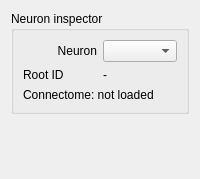
           <widget class="QWidget" name="inspectTab">
            <attribute name="icon">
             <iconset resource="drosofila.qrc">
              <normaloff>:/drosofila/images/inspection.png</normaloff>:/drosofila/images/inspection.png</iconset>
            </attribute>
            <attribute name="title">
             <string>Inspect</string>
            </attribute>
            <layout class="QVBoxLayout" name="inspectTabLayout">
             <item>
              <widget class="QGroupBox" name="neuronGB">
               <property name="title">
                <string>Neuron inspector</string>
               </property>
               <layout class="QGridLayout" name="neuronLayout">
                <item row="0" column="0">
                 <widget class="QLabel" name="neuronLB">
                  <property name="text">
                   <string>Neuron</string>
                  </property>
                  <property name="alignment">
                   <set>Qt::AlignRight|Qt::AlignTrailing|Qt::AlignVCenter</set>
                  </property>
                 </widget>
                </item>
                <item row="0" column="1">
                 <widget class="QComboBox" name="neuronCB"/>
                </item>
                <item row="1" column="0">
                 <widget class="QLabel" name="neuronIdLB">
                  <property name="text">
                   <string>Root ID</string>
                  </property>
                 </widget>
                </item>
                <item row="1" column="1">
                 <widget class="QLabel" name="neuronIdValueLB">
                  <property name="text">
                   <string>-</string>
                  </property>
                  <property name="textInteractionFlags">
                   <set>Qt::TextSelectableByMouse</set>
                  </property>
                 </widget>
                </item>
                <item row="2" column="0" colspan="2">
                 <widget class="QLabel" name="connectomeNeuronLB">
                  <property name="toolTip">
                   <string>Selected scene neuron matched by exact FlyWire root ID against the loaded connectome.</string>
                  </property>
                  <property name="text">
                   <string>Connectome: not loaded</string>
                  </property>
                  <property name="wordWrap">
                   <bool>true</bool>
                  </property>
                  <property name="textInteractionFlags">
                   <set>Qt::TextSelectableByMouse</set>
                  </property>
                 </widget>
                </item>
               </layout>
              </widget>
             </item>
             <item>
              <spacer name="inspectTabSpacer">
               <property name="orientation">
                <enum>Qt::Vertical</enum>
               </property>
               <property name="sizeHint" stdset="0">
                <size>
                 <width>20</width>
                 <height>40</height>
                </size>
               </property>
              </spacer>
             </item>
            </layout>
           </widget>
